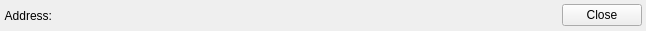
<?xml version="1.0" encoding="UTF-8"?>
<ui version="4.0">
 <class>GotoAction</class>
 <widget class="QWidget" name="GotoAction">
  <property name="geometry">
   <rect>
    <x>0</x>
    <y>0</y>
    <width>646</width>
    <height>31</height>
   </rect>
  </property>
  <property name="windowTitle">
   <string>Form</string>
  </property>
  <layout class="QHBoxLayout" name="horizontalLayout" stretch="0,1,0">
   <property name="margin">
    <number>4</number>
   </property>
   <item>
    <widget class="QLabel" name="label">
     <property name="text">
      <string>Address:</string>
     </property>
     <property name="alignment">
      <set>Qt::AlignRight|Qt::AlignTrailing|Qt::AlignVCenter</set>
     </property>
    </widget>
   </item>
   <item>
    <widget class="SpinBoxBaseSelector" name="sbbsAddress" native="true"/>
   </item>
   <item>
    <widget class="QPushButton" name="pbClose">
     <property name="text">
      <string>Close</string>
     </property>
    </widget>
   </item>
  </layout>
 </widget>
 <customwidgets>
  <customwidget>
   <class>SpinBoxBaseSelector</class>
   <extends>QWidget</extends>
   <header>spinboxbaseselector/spinboxbaseselector.h</header>
   <container>1</container>
  </customwidget>
 </customwidgets>
 <resources/>
 <connections/>
</ui>
